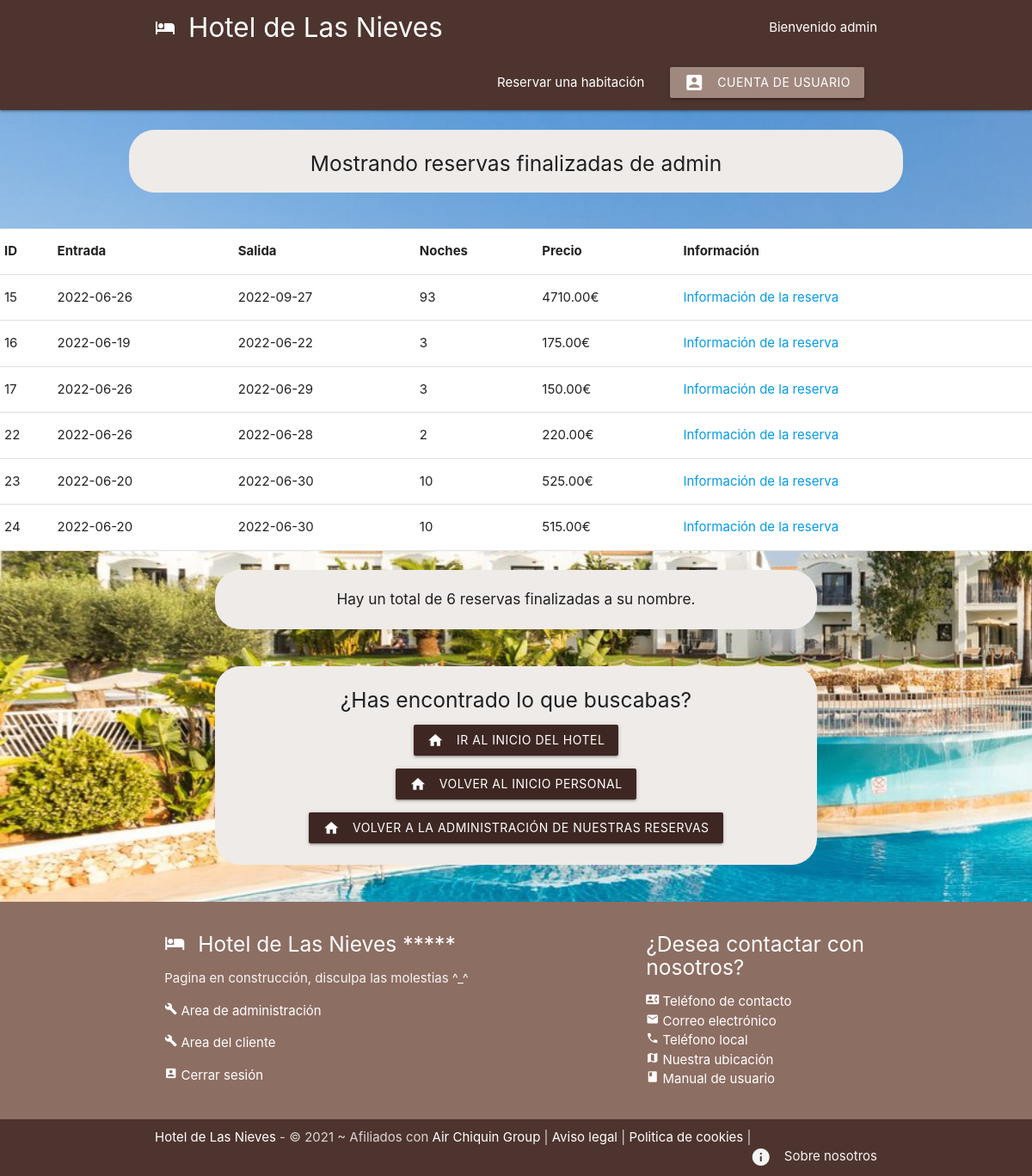
/clientes/select_finalizadas_reserva_cliente.php (signed in), run on the app's committed database.
### tables this page shows
CREATE TABLE `73_clientes` (
  `id` int(11) NOT NULL,
  `usuario` varchar(32) NOT NULL,
  `nombre` varchar(32) NOT NULL,
  `apellido_primero` varchar(32) NOT NULL,
  `apellido_segundo` varchar(32) NOT NULL,
  `tipo_id` int(11) NOT NULL,
  `dni` varchar(9) NOT NULL,
  `direccion` varchar(128) NOT NULL,
  `telefono` int(18) NOT NULL,
  `email` varchar(128) NOT NULL,
  `contrasena` varchar(64) NOT NULL,
  `fecha_nacimiento` date NOT NULL
);

CREATE TABLE `73_reservas` (
  `id` int(11) NOT NULL,
  `cliente_id` int(11) NOT NULL,
  `entrada` date NOT NULL,
  `salida` date NOT NULL,
  `tipoHabitacion_id` int(11) NOT NULL,
  `estado_id` int(11) NOT NULL,
  `noches` int(2) NOT NULL,
  `precio` double(7,2) NOT NULL,
  `pension_id` int(11) NOT NULL,
  `habitacion_id` int(11) NOT NULL
);

### clientes/select_finalizadas_reserva_cliente.php (the view, shortened to what this page needs)
<?php
    include('./../config/config_bd.php');
    $sql = "SELECT * FROM 73_reservas WHERE cliente_id = '".$_SESSION["id"]."' AND estado_id = '6'";
    $sqlUser = "SELECT * FROM 73_clientes WHERE id = '".$_SESSION["id"]."'";
    $resultados = mysqli_query($conn, $sql);
    $resultadosUser = mysqli_query($conn, $sqlUser);
    $reservas = mysqli_fetch_all($resultados, MYSQLI_ASSOC);
    $usuarios = mysqli_fetch_array($resultadosUser, MYSQLI_ASSOC);
?>
<!DOCTYPE html>
<html lang="es">
<?php include('./../templates/header.php'); ?>
<br>
<div class="center fondoInicio">
  <h5> Mostrando reservas finalizadas de <?php echo $usuarios['nombre']; ?> </h5>
</div>
<br>
<table class="highlight white">
    <thead>
        <tr>
            <th>ID</th>
            <th>Entrada</th>
            <th>Salida</th>
            <th>Noches</th>
            <th>Precio</th>
            <th>Información</th>
        </tr>
    </thead>
    <?php foreach($reservas as $rev): ?>
    <tbody>
        <tr>
            <td><?php echo htmlspecialchars($rev['id'])?></td>
            <td><?php echo htmlspecialchars($rev['entrada'])?></td>
            <td><?php echo htmlspecialchars($rev['salida'])?></td>
            <td><?php echo htmlspecialchars($rev['noches'])?></td>
            <td><?php echo htmlspecialchars($rev['precio'])?>€</td>
            <td><a href="./../reservas/detalles_reserva.php?id=<?php echo $rev['id'] ?>">Información de la reserva</a></td>
        </tr>
    <?php endforeach; ?>
    </tbody>
</table>
<br>
<div class="fondoAcerca center">
<?php if(count($reservas) == 1) : ?>
    <p class="center"> <h6>Hay un total de <?php echo count($reservas)?> reserva finalizadas a su nombre.</h6> </p>
<?php elseif(count($reservas) >= 2) : ?>
    <p class="center"> <h6>Hay un total de <?php echo count($reservas)?> reservas finalizadas a su nombre.</h6> </p>
<?php else :?>
    <p class="center">
      <h6>No hay reservas finalizadas a su nombre. </h6>
    </p>
<?php endif; ?>
</div>
<br>
<div class="fondoAcerca">
  <p class="center"> <h5 class="center">¿Has encontrado lo que buscabas?</h5> </p>
  <section>
    <p class="center"> <a href="./../index.php" class="waves-effect waves-light brown darken-4 btn"><i class="material-icons left">home</i> Ir al inicio del hotel </a> </p>
    <p class="center"> <a href="./index_cliente.php" class="waves-effect waves-light brown darken-4 btn"><i class="material-icons left">home</i> Volver al inicio personal </a> </p>
    <p class="center"> <a href="./select_reserva_cliente.php" class="waves-effect waves-light brown darken-4 btn"><i class="material-icons left">home</i> Volver a la administración de nuestras reservas </a> </p>
  </section>
</div>
<br>
<?php include('./../templates/footer.php'); ?>
</body>
</html>

### templates/header.php (shortened to what this page needs)
<head>
    <link rel="stylesheet" href="https://cdnjs.cloudflare.com/ajax/libs/materialize/1.0.0/css/materialize.min.css">
</head>
<body class = "fondo">
    <nav class="nav-extended brown darken-3 z-deph-0">
        <div class="nav-wrapper container">
        <a href = "/student73/dwes/index.php" class="brand-logo brand-text"> <i class="material-icons left">hotel</i> Hotel de Las Nieves </a>
        <ul id="nav-mobile" class="right">
            <li class="right"> Bienvenido <?php
            if(empty($_SESSION["id"])) {
                echo "anonimo...";
            } else {
                $conn = mysqli_connect('localhost', 'david', '1234', 'hotel');
                $sql = "SELECT * FROM 73_clientes WHERE id = '".$_SESSION["id"]."'";
                $resultados = mysqli_query($conn, $sql);
                $usuario = mysqli_fetch_all($resultados, MYSQLI_ASSOC);
                foreach ($usuario as $user){
                   echo $user["usuario"];
                }
            }
            ?></li>
            <br>
            <li><a href="/student73/dwes/reservas/info_reservas.php">Reservar una habitación</a></li>
            <li><a href="
            <?php
                if(empty($_SESSION["id"])){
                    echo "/student73/dwes/clientes/login_cliente.php";
                } else {
                    echo "/student73/dwes/clientes/index_cliente.php";
                }
            ?>
            " class="brown lighten-2 btn"><i class="material-icons left">account_box</i>Cuenta de usuario</a></li>
        </ul>
        </div>
    </nav>

### templates/header.php (style rules this page uses)
.brand-text { color: #FFFFFF !important; }
.fondo { background-image: url("/student73/dwes/img/fondos/imagen_principal.jpeg"); background-repeat: no-repeat; background-size: cover; }
.fondoInicio { background-color: #efebe9; background-repeat: no-repeat; background-position: center; width: 900px; margin: auto; border-radius: 30px; padding: 10px; margin-bottom: 20px; }
.fondoAcerca { background-color: #efebe9; background-repeat: no-repeat; background-position: center; width: 700px; margin: auto; border-radius: 30px; padding: 10px; margin-bottom: 20px; }
body { display: flex; min-height: 100vh; flex-direction: column; }

### data on the page
73_clientes: usuario "admin", nombre "admin"
73_reservas: id "15", entrada "2022-06-26", salida "2022-09-27", noches "93", precio "4710.00"
73_reservas: id "16", entrada "2022-06-19", salida "2022-06-22", noches "3", precio "175.00"
73_reservas: id "17", entrada "2022-06-26", salida "2022-06-29", noches "3", precio "150.00"
73_reservas: id "22", entrada "2022-06-26", salida "2022-06-28", noches "2", precio "220.00"
73_reservas: id "23", entrada "2022-06-20", salida "2022-06-30", noches "10", precio "525.00"
73_reservas: id "24", entrada "2022-06-20", salida "2022-06-30", noches "10", precio "515.00"

### other printed values
count($reservas) "6"
